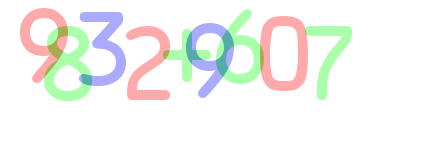
#> input picture python/dataimage/211223/digit_image.png, 430 x 150 px
$ python ex02.py
#> lines starting #> are read from the running program, lines starting #| are printed output that depends on the picture; after the words box and inside, x2 and y2 are one past the last pixel; in counts of white or black regions, pixels touching at a corner belong together
import cv2

img =cv2.imread('digit_image.png')
#> img is the input picture: shape (150, 430, 3); mean B, G, R 241.3, 244.5, 243.6
gray_img = cv2.cvtColor(img, cv2.COLOR_BGR2GRAY)
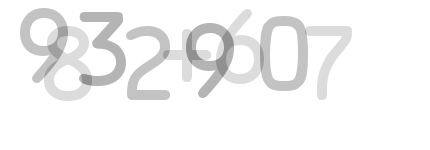
#> gray_img: shape (150, 430); min 145, max 255, mean 243.9
ret, thresh = cv2.threshold(gray_img, 230, 255, 1)
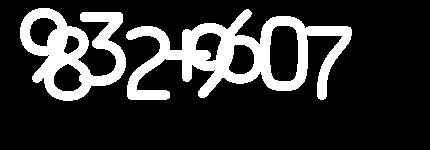
#> thresh: shape (150, 430); 19.2% white; 2 white regions

contours, _ = cv2.findContours(thresh, cv2.RETR_TREE, cv2.CHAIN_APPROX_SIMPLE)
#> contours = 10 contours, 2 with area under 20; largest, box (x1, y1, x2, y2) and area: (126, 9, 352, 100) 9638, (20, 8, 126, 101) 5654, (269, 25, 299, 82) 1461, (228, 44, 255, 75) 602, (53, 63, 83, 92) 594, (29, 17, 58, 47) 559, (195, 32, 222, 62) 467, (63, 35, 80, 55) 204
cv2.drawContours(img, contours, 0, 100, 3)

x,y,w,h = cv2.boundingRect(contours[0])
#> x = 126; y = 9; w = 226; h = 91

img = cv2.rectangle(img,(x,y),(x+w,y+h),(0,0,255),3)
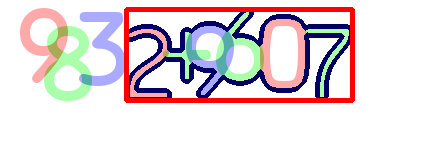
#> img: shape (150, 430, 3); mean B, G, R 221.7, 216.7, 228.3

cv2.imshow('img',img)
cv2.imshow('thresh', thresh)
cv2.waitKey(0)

$ run again, with python/dataimage/211223/digit.png copied over python/dataimage/211223/digit_image.png
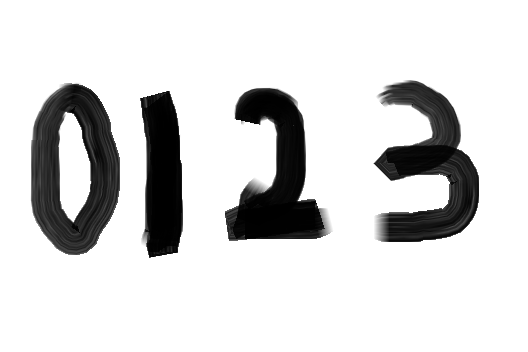
#> input picture python/dataimage/211223/digit.png, 528 x 352 px
#> img is the input picture: shape (352, 528, 3); min 0, max 255, mean 215.3
#> `ret, thresh = cv2.threshold(gray_img, 230, 255, 1)`:
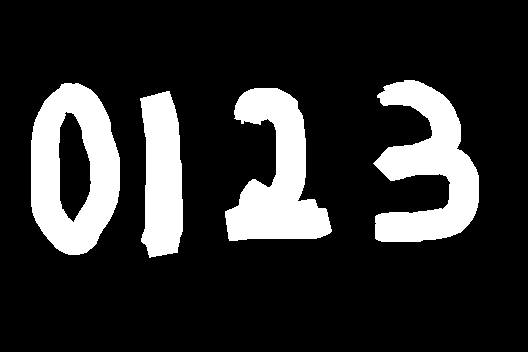
#> thresh: shape (352, 528); 17.9% white; 4 white regions
#> contours = 5 contours; box (x1, y1, x2, y2) and area: (31, 83, 120, 255) 12004, (373, 80, 479, 242) 8913, (225, 88, 332, 241) 8368, (140, 91, 183, 258) 5528, (58, 111, 92, 223) 2626
#> x = 140; y = 91; w = 43; h = 167
#> `img = cv2.rectangle(img,(x,y),(x+w,y+h),(0,0,255),3)`:
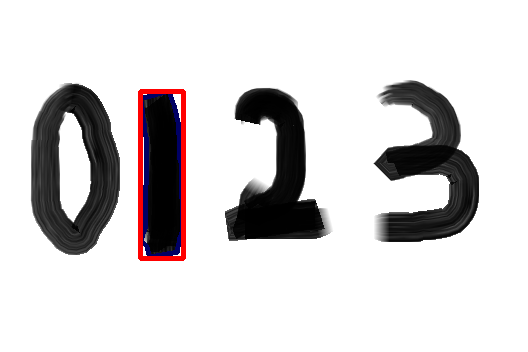
#> img: shape (352, 528, 3); mean B, G, R 212.6, 211.9, 214.8
